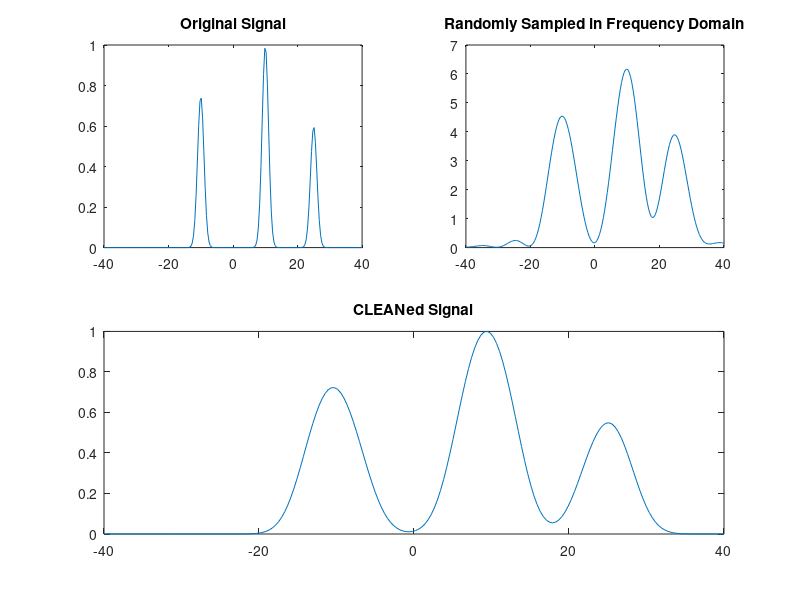

Reproduce this figure in MATLAB.
clear all
N=40;
L=80;

N1 = 5* N;
subplot(2,2,1)
x0 = linspace (- L / 2, L / 2, N1)';
y1=0.75*exp(-(((x0+10).^2)+(0.1^2))/2)+exp(-(((x0-10).^2)+(0.1^2))/2)+0.6*exp(-(((x0-25).^2)+(0.1^2))/2);
y1=y1';
plot(x0,y1)
title('Original Signal')

%Sinc function generation
y_sinc=sinc(0.1*x0).^2;

%Convolving the signal with the sinc function and normalising
y0=conv(y1,y_sinc, 'same');

% DFT matrix of regularly sampled data 
k = [0:floor(N/2), -floor(N/2)+1:-1];
a = exp(1i * x0 * k * pi / L);

% random sampling to get random N x N matrix from a 
randrows=randperm(size(a,1))';
randrows=sort(randrows(1:N));
a_sample = a(randrows(1:N),(1:N));

% Our corresponding y values from a
y=y0(randrows(1:N))';
x=x0(randrows(1:N));
x=sort(x);
% solve y = a * f and obtain f, i.e. nuDFT of y.
% simeq: a' * y = z * f,
% 
alpha = 0.1;
z = (a_sample' * a_sample + alpha^2 * eye(size(a_sample,1)));
f = z \ (a_sample' * y);

%iDFT
a0 = exp(1i * x0 * k* pi / L);

%y estimate using nuDFT
y_est=a0*f;
subplot(2,2,2)
y_input=real(y_est);
x0 = linspace (- L / 2, L / 2, N1)';
plot(x0,y_input);
title('Randomly Sampled in Frequency Domain')

%Initialising Max Array
yvals=zeros(1, length(x0));
yclean=zeros(1, length(x0));

%Finding the maximum y value and the corresponding x value
[y_max, index]=max(y_input);
yvals(index)=y_max;
yclean(index)=y_max;
xmax=x0(index);

%Finding the nuDFT of yvals
k = [0:floor(N/2), -floor(N/2)+1:-1];
a = exp(1i * x0 * k * pi / L);
a1=dftmtx(N1);

% solve y = a * f and obtain f, i.e. nuDFT of y.
% simeq: a' * y = (a' * a + alpha^2 * I) * f,
alpha = 0.1;
z1 = (a1' * a1 + alpha^2 * eye(size(a1,1)));
f1 = z1 \ (a1' * yvals');
%f1 is the nuDFT of yvals
% f1=f1(randrows);
f3=a0\yvals';
fnew=f-0.05*f3;
y_estnew=a0*fnew;
[y_maxnew, index]=max(y_estnew);
yclean(index)=y_maxnew;
xmax1=x0(index);

while y_maxnew>0.3*y_max
    yvals=zeros(1, length(x0));
    yvals(index)=y_maxnew;
    f3=a0\yvals';
    fnew=fnew-0.05*f3;
    y_estnew=a0*fnew;
   [y_maxnew, index]=max(y_estnew);
   if y_maxnew>yclean(index)
        yclean(index)=y_maxnew;
   end
end

%Smoothing the cleaned signal
recoveredsignal=conv(yclean, exp(-((x0).^2)/10), 'same');

%Adding back left over noise
final_image=recoveredsignal;

subplot(2,2,[3,4])
x0 = linspace (- L / 2, L / 2, N1)';

%Normalising
final_image=(1/max(final_image))*final_image;

plot(x0,final_image)
title('CLEANed Signal')

% Calculate the percentage similarity between the inpt and dirty image
avg1 = mean(y1);
avg2 = mean(y_est);
similarity = (1 - sum(abs(avg1 - avg2)) / sum(avg1 + avg2)) * 100;

fprintf('The percentage similarity between the two graphs is: %f%%\n', similarity);

% Calculate the percentage similarity between the input and clean signal
avg1 = mean(y1);
avg2 = mean(final_image);
similarity = (1 - sum(abs(avg1 - avg2)) / sum(avg1 + avg2)) * 100;

fprintf('The percentage similarity between the two graphs is: %f%%\n', similarity);


